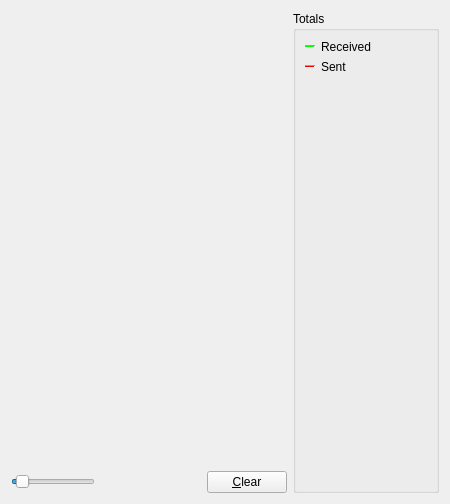
     <widget class="QWidget" name="tab_nettraffic">
      <attribute name="title">
       <string>&amp;Network Traffic</string>
      </attribute>
      <layout class="QHBoxLayout" name="horizontalLayout_3">
       <item>
        <layout class="QVBoxLayout" name="verticalLayout_4">
         <item>
          <widget class="TrafficGraphWidget" name="trafficGraph" native="true">
           <property name="sizePolicy">
            <sizepolicy hsizetype="Expanding" vsizetype="Expanding">
             <horstretch>0</horstretch>
             <verstretch>0</verstretch>
            </sizepolicy>
           </property>
          </widget>
         </item>
         <item>
          <layout class="QHBoxLayout" name="horizontalLayout_2">
           <item>
            <widget class="QSlider" name="sldGraphRange">
             <property name="minimum">
              <number>1</number>
             </property>
             <property name="mstateraum">
              <number>288</number>
             </property>
             <property name="pageStep">
              <number>12</number>
             </property>
             <property name="value">
              <number>6</number>
             </property>
             <property name="orientation">
              <enum>Qt::Horizontal</enum>
             </property>
            </widget>
           </item>
           <item>
            <widget class="QLabel" name="lblGraphRange">
             <property name="minimumSize">
              <size>
               <width>100</width>
               <height>0</height>
              </size>
             </property>
             <property name="alignment">
              <set>Qt::AlignCenter</set>
             </property>
            </widget>
           </item>
           <item>
            <widget class="QPushButton" name="btnClearTrafficGraph">
             <property name="text">
              <string>&amp;Clear</string>
             </property>
             <property name="autoDefault">
              <bool>false</bool>
             </property>
            </widget>
           </item>
          </layout>
         </item>
        </layout>
       </item>
       <item>
        <layout class="QVBoxLayout" name="verticalLayout">
         <item>
          <widget class="QGroupBox" name="groupBox">
           <property name="title">
            <string>Totals</string>
           </property>
           <layout class="QVBoxLayout" name="verticalLayout_5">
            <item>
             <layout class="QHBoxLayout" name="horizontalLayout_4">
              <item>
               <widget class="Line" name="line">
                <property name="sizePolicy">
                 <sizepolicy hsizetype="Fixed" vsizetype="Fixed">
                  <horstretch>0</horstretch>
                  <verstretch>0</verstretch>
                 </sizepolicy>
                </property>
                <property name="minimumSize">
                 <size>
                  <width>10</width>
                  <height>0</height>
                 </size>
                </property>
                <property name="palette">
                 <palette>
                  <active>
                   <colorrole role="Light">
                    <brush brushstyle="SolidPattern">
                     <color alpha="255">
                      <red>0</red>
                      <green>255</green>
                      <blue>0</blue>
                     </color>
                    </brush>
                   </colorrole>
                  </active>
                  <inactive>
                   <colorrole role="Light">
                    <brush brushstyle="SolidPattern">
                     <color alpha="255">
                      <red>0</red>
                      <green>255</green>
                      <blue>0</blue>
                     </color>
                    </brush>
                   </colorrole>
                  </inactive>
                  <disabled>
                   <colorrole role="Light">
                    <brush brushstyle="SolidPattern">
                     <color alpha="255">
                      <red>0</red>
                      <green>255</green>
                      <blue>0</blue>
                     </color>
                    </brush>
                   </colorrole>
                  </disabled>
                 </palette>
                </property>
                <property name="orientation">
                 <enum>Qt::Horizontal</enum>
                </property>
               </widget>
              </item>
              <item>
               <widget class="QLabel" name="label_16">
                <property name="text">
                 <string>Received</string>
                </property>
               </widget>
              </item>
              <item>
               <widget class="QLabel" name="lblBytesIn">
                <property name="minimumSize">
                 <size>
                  <width>50</width>
                  <height>0</height>
                 </size>
                </property>
                <property name="alignment">
                 <set>Qt::AlignRight|Qt::AlignTrailing|Qt::AlignVCenter</set>
                </property>
               </widget>
              </item>
             </layout>
            </item>
            <item>
             <layout class="QHBoxLayout" name="horizontalLayout_5">
              <item>
               <widget class="Line" name="line_2">
                <property name="sizePolicy">
                 <sizepolicy hsizetype="Fixed" vsizetype="Fixed">
                  <horstretch>0</horstretch>
                  <verstretch>0</verstretch>
                 </sizepolicy>
                </property>
                <property name="minimumSize">
                 <size>
                  <width>10</width>
                  <height>0</height>
                 </size>
                </property>
                <property name="palette">
                 <palette>
                  <active>
                   <colorrole role="Light">
                    <brush brushstyle="SolidPattern">
                     <color alpha="255">
                      <red>255</red>
                      <green>0</green>
                      <blue>0</blue>
                     </color>
                    </brush>
                   </colorrole>
                  </active>
                  <inactive>
                   <colorrole role="Light">
                    <brush brushstyle="SolidPattern">
                     <color alpha="255">
                      <red>255</red>
                      <green>0</green>
                      <blue>0</blue>
                     </color>
                    </brush>
                   </colorrole>
                  </inactive>
                  <disabled>
                   <colorrole role="Light">
                    <brush brushstyle="SolidPattern">
                     <color alpha="255">
                      <red>255</red>
                      <green>0</green>
                      <blue>0</blue>
                     </color>
                    </brush>
                   </colorrole>
                  </disabled>
                 </palette>
                </property>
                <property name="orientation">
                 <enum>Qt::Horizontal</enum>
                </property>
               </widget>
              </item>
              <item>
               <widget class="QLabel" name="label_17">
                <property name="text">
                 <string>Sent</string>
                </property>
               </widget>
              </item>
              <item>
               <widget class="QLabel" name="lblBytesOut">
                <property name="minimumSize">
                 <size>
                  <width>50</width>
                  <height>0</height>
                 </size>
                </property>
                <property name="alignment">
                 <set>Qt::AlignRight|Qt::AlignTrailing|Qt::AlignVCenter</set>
                </property>
               </widget>
              </item>
             </layout>
            </item>
            <item>
             <spacer name="verticalSpacer_4">
              <property name="orientation">
               <enum>Qt::Vertical</enum>
              </property>
              <property name="sizeHint" stdset="0">
               <size>
                <width>20</width>
                <height>407</height>
               </size>
              </property>
             </spacer>
            </item>
           </layout>
          </widget>
         </item>
        </layout>
       </item>
      </layout>
     </widget>
